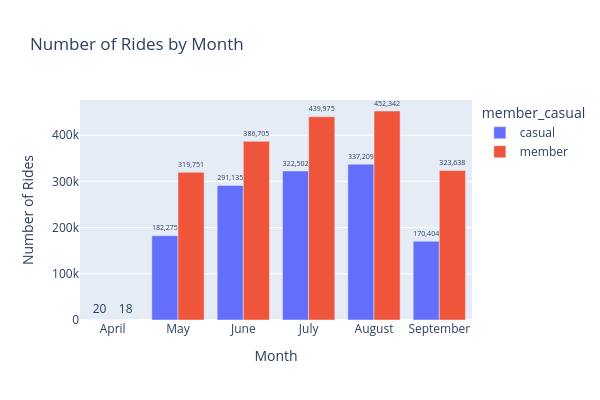

Notebook source saved alongside this figure:
### Code cell
import plotly.express as px

months = (
    df.groupby(['month', 'member_casual'])
      .size()
      .reset_index(name='ride_count')
)

month_order = ['January', 'February', 'March', 'April', 'May', 'June',
               'July', 'August', 'September', 'October', 'November', 'December']

fig = px.bar(
    months,
    x='month',
    y='ride_count',
    color='member_casual',
    barmode='group',
    text='ride_count',
    category_orders={'month': month_order},
    title='Number of Rides by Month', 
    width=600, 
    height=400
)

fig.update_traces(texttemplate='%{text:,}', textposition='outside')

fig.update_layout(
    xaxis_title='Month',
    yaxis_title='Number of Rides'
)

fig.show()

### Figure 1 — Plotly figure (JSON) as saved in the notebook; plotly's stock layout.template omitted (floating-point values rounded to 4 significant figures)
{"data": [{"alignmentgroup": "True", "hovertemplate": "member_casual=casual<br>month=%{x}<br>ride_count=%{text}<extra></extra>", "legendgroup": "casual", "marker": {"color": "#636efa", "pattern": {"shape": ""}}, "name": "casual", "offsetgroup": "casual", "orientation": "v", "showlegend": true, "text": [20.0, 337200.0, 322500.0, 291100.0, 182300.0, 170400.0], "textposition": "outside", "texttemplate": "%{text:,}", "type": "bar", "x": ["April", "August", "July", "June", "May", "September"], "xaxis": "x", "y": [20, 337209, 322502, 291135, 182275, 170404], "yaxis": "y"}, {"alignmentgroup": "True", "hovertemplate": "member_casual=member<br>month=%{x}<br>ride_count=%{text}<extra></extra>", "legendgroup": "member", "marker": {"color": "#EF553B", "pattern": {"shape": ""}}, "name": "member", "offsetgroup": "member", "orientation": "v", "showlegend": true, "text": [18.0, 452300.0, 440000.0, 386700.0, 319800.0, 323600.0], "textposition": "outside", "texttemplate": "%{text:,}", "type": "bar", "x": ["April", "August", "July", "June", "May", "September"], "xaxis": "x", "y": [18, 452342, 439975, 386705, 319751, 323638], "yaxis": "y"}], "layout": {"barmode": "group", "height": 400, "legend": {"title": {"text": "member_casual"}, "tracegroupgap": 0}, "title": {"text": "Number of Rides by Month"}, "width": 600, "xaxis": {"anchor": "y", "categoryarray": ["January", "February", "March", "April", "May", "June", "July", "August", "September", "October", "November", "December"], "categoryorder": "array", "domain": [0, 1], "title": {"text": "Month"}}, "yaxis": {"anchor": "x", "domain": [0, 1], "title": {"text": "Number of Rides"}}}}
